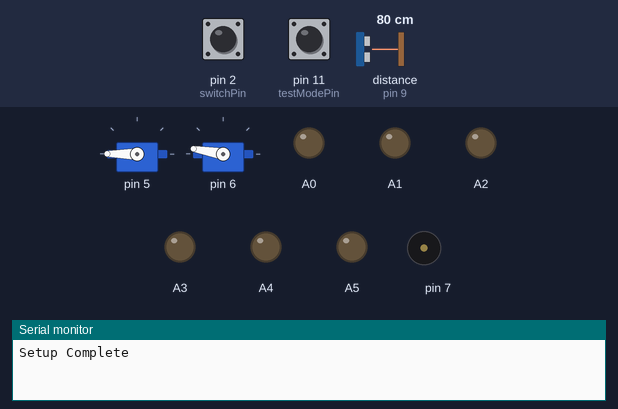
Recording of a sketch running on a simulated Arduino Nano, built with avr-gcc and run on an emulated ATmega328P. On the bench: 2 × servo, output pins drawn as LEDs (lit = HIGH), buzzer (waves = sounding), the last lines printed to the serial monitor. Wiring (inferred from the names in the program): ultrasonic range finder: trigger pin 8; echo pin 9. Dashed ring = blinking. Inputs (shaded band) come from the test bench; at power-on: pin 2 (switchPin) HIGH, distance to the obstacle (sensor on pin 9) 80 cm, pin 11 (testModePin) HIGH. Random numbers use the default seed unless the sketch sets one; pins used as bus, display or sensor lines are not drawn.

Above: at 1.2 s.
1.3 s: pin 2 (switchPin) pulled LOW for 0.15 s
At 2.2 s:
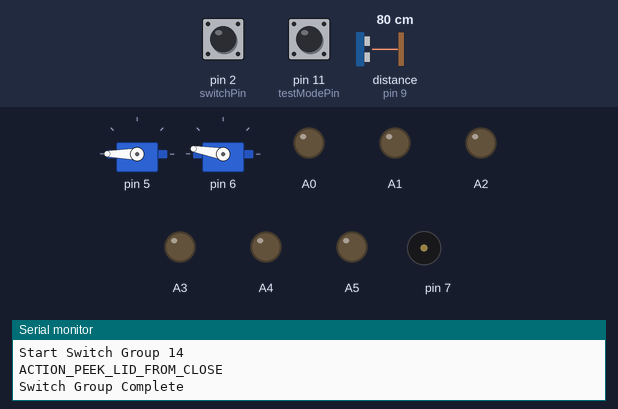
3.0 s: distance to the obstacle (sensor on pin 9) set to 17 cm
4.5 s: distance to the obstacle (sensor on pin 9) set to 14 cm
At 7.49 s:
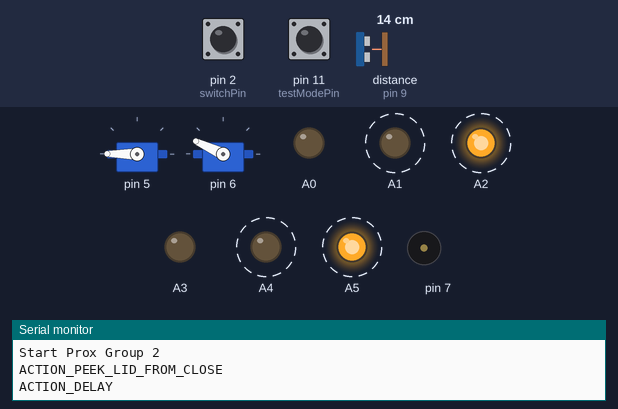
7.5 s: pin 2 (switchPin) pulled LOW for 1 s
10.0 s: pin 2 (switchPin) pulled LOW for 3.2 s
At 12.28 s:
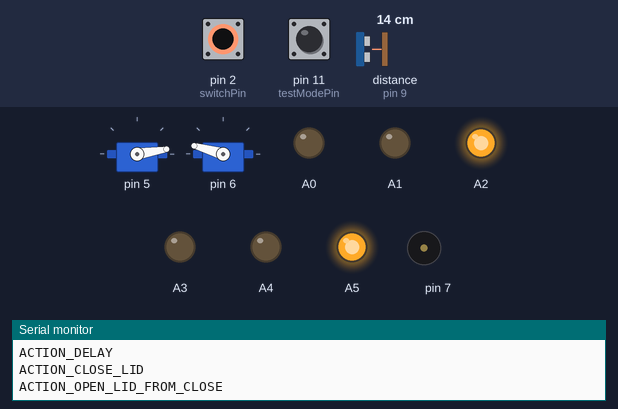
14.7 s: pin 2 (switchPin) pulled LOW for 1 s
At 15.01 s:
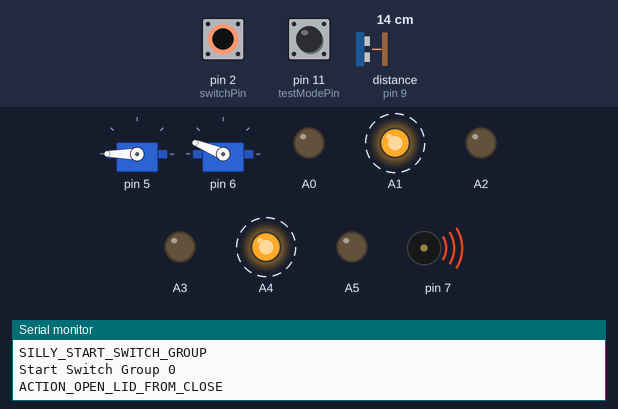
Timing chart, 0 to 17.7 s (numbered marks = the images above; inputs shaded):
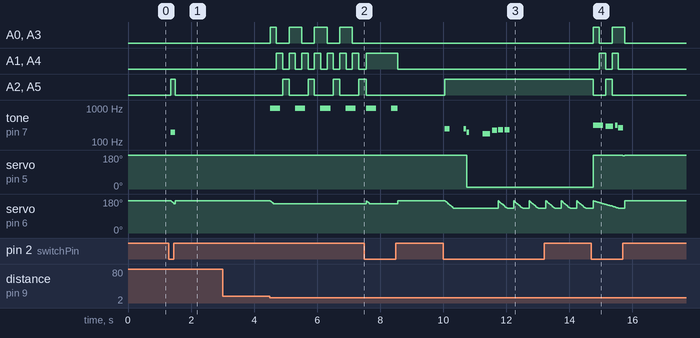

The sketch:

silly_box.ino
```cpp
/////////////////////////////////////////////////////////////////////////////////////////////
//
// "Silly Box" Project,  created by Todd Lumpkin
//
// This is a "useless box" project with some added personality!  It is based on
// the Arduino useless box project found at:
//
//    https://create.arduino.cc/projecthub/viorelracoviteanu/useless-box-with-arduino-d67b47
//
// However, I added light, sound, and an ultrasonic sensor for proximity detection.  I also
// created new software in C++ and "table-ized" all of the light, sound, and movement
// sequences in order to make them easily modifiable and executable in parallel.
//
// In it's current state the software still fits in an Arduino Uno or Nano but the concession
// is that most of the tables are placed in PROGMEM.  This results in a little bit of
// shenanigans when accessing the tables since PROGMEM has to be accessed with special
// functions.
//
// Tables.cpp file contains all of the tables for the light, sound, and movement
// sequences. Instructions on modifying and creating new sequences are found in the
// tables.cpp and action.h files.
//
/////////////////////////////////////////////////////////////////////////////////////////////

/////////////////////////////////////////////////////////////////////////////////////////////
//
//  Copyright 2021, Todd W. Lumpkin
//
//  This file is part of the "Silly Box" program.
//
//  "Silly Box" is free software: you can redistribute it and/or modify it under the terms
//  of the GNU General Public License as published by the Free Software Foundation,
//  version 3 of the License.
//
//  "Silly Box" is distributed in the hope that it will be useful, but WITHOUT ANY WARRANTY;
//  without even the implied warranty of MERCHANTABILITY or FITNESS FOR A PARTICULAR PURPOSE.
//  See the GNU General Public License for more details.
//
//  You should have received a copy of the GNU General Public License along with "Silly Box"
//  in a file named gpl-3.0.txt.  If not, see <https://www.gnu.org/licenses/>.
//
/////////////////////////////////////////////////////////////////////////////////////////////

// Define preprocessor DEBUG to enable debug output.  Also, be sure to use the F macro when
// printing strings in order to save RAM.

#define DEBUG

#include "sequence.h"
#include "movesequence.h"
#include "ledsequence.h"
#include "soundsequence.h"
#include "group.h"
#include "debug.h"

// Front switch pin
const int switchPin = 2;

// Idle timer.  If there is no activity for the timeout period then
// a sequence will be executed.  This is to remind the human to turn
// the power switch off.
const unsigned long idleTimeoutMs = 5 * 60 * 1000L; // 5 minutes

// Front switch action
enum switchActionEnum
{
  NO_CHANGE,
  TRANS_TO_ON,
  TRANS_TO_OFF
};

enum sillyStateEnum
{
  SILLY_IDLE,
  SILLY_START_SWITCH_GROUP,
  SILLY_EXEC_SWITCH_GROUP,
  SILLY_EXEC_PROX_GROUP,
};

// Test Mode pin
const int testModePin = 11;

// Group tables
extern group switchGroupTable[];
extern const int numSwitchGroups;
extern group proxGroupTable[];
extern const int numProxGroups;

// Test mode group
extern group testMode;

/////////////////////////////////////////////////////////////////////////////////////////////
//
// switchActionCheck()
//
// Read the switch and determine if it has transitioned.  We don't really care about the
// 'state' of the switch but only changes in state.  FYI, this is the only place you will
// find a delay() in this code.  Every other delay is timed using the millis() function.
// The reason it is done here is because it is a quick and dirty way of ignoring switch
// bounce.  Since the switch is transitioning anyway I don't worry with affecting the
// timing of the sequences since a transition usually means a sequence group is beginning
// or ending.
//
// NOTE: This should be called every time loop() is executed
//
// Why am I returning an 'int' rather than a 'switchActionEnum'?  Good question! I used
// https://www.tinkercad.com/ to debug a lot of this code.  For some unexplained reason
// tinkercad compilation barfed on returning a switchActionEnum whereas the IDE compiler
// did not.  I left it this way for tinkercad.
//
/////////////////////////////////////////////////////////////////////////////////////////////

int switchActionCheck()
{
  static byte lastSwitchState = digitalRead(switchPin);
  byte currentSwitchState = digitalRead(switchPin);
  switchActionEnum switchAction = NO_CHANGE;

  if (currentSwitchState != lastSwitchState)
  {
    delay(50); // debounce
    lastSwitchState = currentSwitchState;
    if (currentSwitchState == LOW)
    {
      // Switch has transitioned to on
      switchAction = TRANS_TO_ON;
    }
    else // currentSwitchState == HIGH
    {
      // Switch has transitioned to off
      switchAction = TRANS_TO_OFF;
    }
  }
  return switchAction;
}

/////////////////////////////////////////////////////////////////////////////////////////////
//
// setup()
//
// Arduino required setup() function for hardware and software initialization
//
/////////////////////////////////////////////////////////////////////////////////////////////

void setup()
{
  // Serial debug
  DebugInit(115200);

  // Switch pin input
  pinMode(switchPin, INPUT_PULLUP);

  // Random number seeding
  randomSeed(analogRead(A0));

  // Static setup of hardware
  proximitySensor::setup(); // Proximity sensor initialization
  moveSequence::setup();    // Movement hardware (servo) initialization
  ledSequence::setup();     // LED hardware initialization

  DebugPrintln(F("Setup Complete"));

  //
  // Test mode can only be entered if the testModePin is grounded at power up.
  //
  pinMode(testModePin, INPUT_PULLUP);
  if (digitalRead(testModePin) == LOW)
  {
    DebugPrintln(F("********** ENTERING TEST MODE ************"));
    // Set servos to lid fully opened and arm fully extended.  This allows control horns on the
    // servos to be set to the proper angles.
    moveSequence::lidServo.write(moveSequence::lidOpenedAngle);
    delay(1000);
    moveSequence::armServo.write(moveSequence::armExtendedAngle);
    while(1); // park here until reset
  }
}

/////////////////////////////////////////////////////////////////////////////////////////////
//
// loop()
//
// Arduino required loop() function.  Called on a continuous basis by the Arduino system
// software.
//
/////////////////////////////////////////////////////////////////////////////////////////////

//
// A couple of definitions:
//
//   "Proximity (Prox) Group" is a group of sequences executed when the ultrasonic
//   sensor has detected an object (probably a hand) approaching the switch.
//
//   "Switch Group" is a group of sequences executed when the front switch has
//   been turned ON.
//

void loop()
{
  ///////////////////////////////////////////////////////////////////////////////////////////
  // These static variables are retained between calls to loop() in order to provide context
  // for the state of the silly box.  Defined here to limit scope.
  ///////////////////////////////////////////////////////////////////////////////////////////

  static sillyStateEnum sillyState = SILLY_IDLE; // Silly Box state
  static int switchGroupIndex;  // currently processing switch group
  static int proxGroupIndex;    // currently processing prox group
  static unsigned long prevIdleMs = millis(); // idle timer milliseconds

  ///////////////////////////////////////////////////////////////////////////////////////////
  // Process the current state of the silly box
  ///////////////////////////////////////////////////////////////////////////////////////////

  // Get front switch action. Must be called every time through loop()!
  switchActionEnum switchAction = (switchActionEnum) switchActionCheck();
  unsigned long currMs = millis();

  switch (sillyState)
  {
    //
    // State SILLY_IDLE waits for the human to cause something to happen
    //
    case SILLY_IDLE:
      if (switchAction == TRANS_TO_ON)
      {
        // A human has turned the switch on so execute a switch group
        prevIdleMs = currMs;
        sillyState = SILLY_START_SWITCH_GROUP;
      }
      else if (proxSensor.proximityAlertCheck()
      ||  (currMs - prevIdleMs) > idleTimeoutMs)
      {
        // Switch has not transitioned but either a human is
        // approaching the switch or there has been a long idle time
        // so begin the harassment procedure.
        prevIdleMs = currMs;
        proxGroupIndex = random(numProxGroups);
        DebugPrint(F("Start Prox Group "));
        DebugPrintln(proxGroupIndex);
        proxGroupTable[proxGroupIndex].start();
        sillyState = SILLY_EXEC_PROX_GROUP;
      }
      break;

    //
    // State SILLY_START_SWITCH_GROUP chooses a random switch group and starts it
    //
    case SILLY_START_SWITCH_GROUP:
      DebugPrintln(F("SILLY_START_SWITCH_GROUP"));
      switchGroupIndex = random(numSwitchGroups);
      DebugPrint(F("Start Switch Group "));
      DebugPrintln(switchGroupIndex);
      switchGroupTable[switchGroupIndex].start();
      sillyState = SILLY_EXEC_SWITCH_GROUP;
      break;

    //
    // State SILLY_EXEC_SWITCH_GROUP executes a switch group until either the human turns off
    // the switch or the switch group completes
    //
    case SILLY_EXEC_SWITCH_GROUP:
      // If the switch was turned off and the sequence has not yet attempted to turn off the switch
      // then a human turned the switch off before the arm servo had a chance to.  If so, stop the
      // current group.  Otherwise continue executing the group until it is complete
      if (switchAction == TRANS_TO_OFF && !switchGroupTable[switchGroupIndex].getSwitchOffAttempted()
      ||  switchGroupTable[switchGroupIndex].loop() == group::GROUP_COMPLETE)
      {
        DebugPrintln(F("Switch Group Complete"));
        switchGroupTable[switchGroupIndex].reset();
        sillyState = SILLY_IDLE;
      }
      else if (switchAction == TRANS_TO_ON)
      {
        switchGroupTable[switchGroupIndex].reset();
        sillyState = SILLY_START_SWITCH_GROUP;
      }
      break;

    //
    // State SILLY_EXEC_PROX_GROUP executes a prox group until either the human turns on
    // the switch or the switch group completes
    //
    case SILLY_EXEC_PROX_GROUP:
      if (switchAction == TRANS_TO_ON)
      {
        // Human was brave enough to mo e the switch anyhow.
        proxGroupTable[proxGroupIndex].reset();
        sillyState = SILLY_START_SWITCH_GROUP;
      }
      else if (proxGroupTable[proxGroupIndex].loop() == group::GROUP_COMPLETE)
      {
        DebugPrintln(F("Prox Group Complete"));
        proxGroupTable[proxGroupIndex].reset();
        sillyState = SILLY_IDLE;
      }
      break;

    default:
      // !!!!!!!!!!!!!!!!!!!!!!  SHOULD NEVER HAPPEN  !!!!!!!!!!!!!!!!!!!!!!
      DebugPrintln(F("ERROR: Invalid sillyState value!!! Resetting to idle state..."));
      sillyState = SILLY_IDLE;
      break;
  }
}
```

action.h
```cpp
/////////////////////////////////////////////////////////////////////////////////////////////
//
// Sequence actions and associated constants
//
/////////////////////////////////////////////////////////////////////////////////////////////

/////////////////////////////////////////////////////////////////////////////////////////////
//
//  Copyright 2021, Todd W. Lumpkin
//
//  This file is part of the "Silly Box" program.
//
//  "Silly Box" is free software: you can redistribute it and/or modify it under the terms
//  of the GNU General Public License as published by the Free Software Foundation,
//  version 3 of the License.
//
//  "Silly Box" is distributed in the hope that it will be useful, but WITHOUT ANY WARRANTY;
//  without even the implied warranty of MERCHANTABILITY or FITNESS FOR A PARTICULAR PURPOSE.
//  See the GNU General Public License for more details.
//
//  You should have received a copy of the GNU General Public License along with "Silly Box"
//  in a file named gpl-3.0.txt.  If not, see <https://www.gnu.org/licenses/>.
//
/////////////////////////////////////////////////////////////////////////////////////////////

#pragma once
#include "Arduino.h"

enum actionType
{
//  Action Enum                                      Data1                      Data2                         Data3
//  ---------------------------------------------------------------------------------------------------------------------------------------
    // Generic Actions
    ACTION_DELAY,                                 // Delay (ms)                 Not Used                      Not Used
    ACTION_LAST_GENERIC,                          // [placeholder only]

    // Move Actions
    ACTION_OPEN_LID,                              // Not Used                   Not Used                      Not Used
    ACTION_CLOSE_LID,                             // Not Used                   Not Used                      Not Used
    ACTION_MOVE_LID,                              // Start angle                End angle                     Delay(ms) between degrees
    ACTION_PEEK_LID_FROM_CLOSE,                   // Peek angle offset degrees  Delay(ms) between degrees
    ACTION_CLOSE_LID_FROM_PEEK,                   // Peek angle offset degrees  Delay(ms) between degrees
    ACTION_OPEN_LID_FROM_CLOSE,                   // Delay(ms) between degrees  Not Used                      Not Used
    ACTION_CLOSE_LID_FROM_OPEN,                   // Delay(ms) between degrees  Not Used                      Not Used
    ACTION_EXTEND_ARM,                            //
    ACTION_RETRACT_ARM,                           //
    ACTION_MOVE_ARM,                              // Start angle                End angle                     Delay(ms) between degrees
    ACTION_EXTEND_ARM_FROM_RETRACTED,             // Delay(ms) between degrees  Not Used                      Not Used
    ACTION_ALMOST_EXTEND_ARM_FROM_RETRACTED,      // Delay(ms) between degrees  Not Used                      Not Used
    ACTION_RETRACT_ARM_FROM_EXTENDED,             // Delay(ms) between degrees  Not Used                      Not Used

    // LED Actions
    ACTION_SET_LED,                               // LEFT, RIGHT, or ALL_LEDS   LED color (from color.h)      Not Used
    ACTION_TRANS_LED,                             // LEFT, RIGHT, or ALL_LEDS   End LED color (from color.h)  Delay(ms) between increments

    // Sound Actions
    PITCH_B0  = 31,                               // NOTE_XXX (see below)       Not Used                      Not Used
    PITCH_C1  = 33,                               // ^^^^^^^^^^^^^^^^^^^^ Same for all PITCH_XXX
    PITCH_CS1 = 35,
    PITCH_D1  = 37,
    PITCH_DS1 = 39,
    PITCH_EF1 = 39,
    PITCH_E1  = 41,
    PITCH_F1  = 44,
    PITCH_FS1 = 46,
    PITCH_G1  = 49,
    PITCH_GS1 = 52,
    PITCH_AF1 = 52,
    PITCH_A1  = 55,
    PITCH_AS1 = 58,
    PITCH_BF1 = 58,
    PITCH_B1  = 62,
    PITCH_C2  = 65,
    PITCH_CS2 = 69,
    PITCH_D2  = 73,
    PITCH_DS2 = 78,
    PITCH_EF2 = 78,
    PITCH_E2  = 82,
    PITCH_F2  = 87,
    PITCH_FS2 = 93,
    PITCH_GF2 = 93,
    PITCH_G2  = 98,
    PITCH_GS2 = 104,
    PITCH_AF2 = 104,
    PITCH_A2  = 110,
    PITCH_AS2 = 117,
    PITCH_BF2 = 117,
    PITCH_B2  = 123,
    PITCH_C3  = 131,
    PITCH_CS3 = 139,
    PITCH_D3  = 147,
    PITCH_DS3 = 156,
    PITCH_EF3 = 156,
    PITCH_E3  = 165,
    PITCH_F3  = 175,
    PITCH_FS3 = 185,
    PITCH_GF3 = 185,
    PITCH_G3  = 196,
    PITCH_GS3 = 208,
    PITCH_AF3 = 208,
    PITCH_A3  = 220,
    PITCH_AS3 = 233,
    PITCH_BF3 = 233,
    PITCH_B3  = 247,
    PITCH_C4  = 262,
    PITCH_CS4 = 277,
    PITCH_D4  = 294,
    PITCH_DS4 = 311,
    PITCH_EF4 = 311,
    PITCH_E4  = 330,
    PITCH_F4  = 349,
    PITCH_FS4 = 370,
    PITCH_GF4 = 370,
    PITCH_G4  = 392,
    PITCH_GS4 = 415,
    PITCH_AF4 = 415,
    PITCH_A4  = 440,
    PITCH_AS4 = 466,
    PITCH_BF4 = 466,
    PITCH_B4  = 494,
    PITCH_C5  = 523,
    PITCH_CS5 = 554,
    PITCH_D5  = 587,
    PITCH_DS5 = 622,
    PITCH_EF5 = 622,
    PITCH_E5  = 659,
    PITCH_F5  = 698,
    PITCH_FS5 = 740,
    PITCH_G5  = 784,
    PITCH_GS5 = 831,
    PITCH_AF5 = 831,
    PITCH_A5  = 880,
    PITCH_AS5 = 932,
    PITCH_BF5 = 932,
    PITCH_B5  = 988,
    PITCH_C6  = 1047,
    PITCH_CS6 = 1109,
    PITCH_D6  = 1175,
    PITCH_DS6 = 1245,
    PITCH_EF6 = 1245,
    PITCH_E6  = 1319,
    PITCH_F6  = 1397,
    PITCH_FS6 = 1480,
    PITCH_G6  = 1568,
    PITCH_GS6 = 1661,
    PITCH_AF6 = 1661,
    PITCH_A6  = 1760,
    PITCH_AS6 = 1865,
    PITCH_BF6 = 1865,
    PITCH_B6  = 1976,
    PITCH_C7  = 2093,
    PITCH_CS7 = 2217,
    PITCH_D7  = 2349,
    PITCH_DS7 = 2489,
    PITCH_EF7 = 2489,
    PITCH_E7  = 2637,
    PITCH_F7  = 2794,
    PITCH_FS7 = 2960,
    PITCH_G7  = 3136,
    PITCH_GS7 = 3322,
    PITCH_AF7 = 3322,
    PITCH_A7  = 3520,
    PITCH_AS7 = 3729,
    PITCH_BF7 = 3729,
    PITCH_B7  = 3951,
    PITCH_C8  = 4186,
    PITCH_CS8 = 4435,
    PITCH_D8  = 4699,
    PITCH_DS8 = 4978,
    PITCH_REST,
    TEMPO,                                        // TEMPO_XXX (see below)        Not Used                      Not Used
    NEW_TEMPO = TEMPO,                            // TEMPO_XXX (see below)        Not Used                      Not Used
    ARTICULATE,                                   // ARTICULATE_XXX (see below)   Not Used                      Not Used
    ACTION_END
};

// TEMPO
const uint32_t TEMPO_PRESTO = 200; // BPM
const uint32_t TEMPO_ALLEGRO = 150;
const uint32_t TEMPO_MODERATO = 125;
const uint32_t TEMPO_ANDANTE = 100;
const uint32_t TEMPO_ADAGIO = 75;
const uint32_t TEMPO_LARGHETTO = 60;
const uint32_t TEMPO_LARGO = 40;

// NOTE
const uint32_t NOTE_WHOLE = 32; // multiplier based on 32nd note
const uint32_t NOTE_DOT_HALF = 24;
const uint32_t NOTE_HALF = 16;
const uint32_t NOTE_DOT_QTR = 12;
const uint32_t NOTE_QTR = 8;
const uint32_t NOTE_DOT_8TH = 6;
const uint32_t NOTE_8TH = 4;
const uint32_t NOTE_DOT_16TH = 3;
const uint32_t NOTE_16TH = 2;
const uint32_t NOTE_32ND = 1;

// ARTICULATE
const uint32_t ARTICULATE_TENUDO = 100; // Percent of note length
const uint32_t ARTICULATE_STACCATO = 80;
const uint32_t ARTICULATE_LEGATO = 95;
```

Source omitted: color.h (1976 bytes), debug.h (1325 bytes), group.cpp (3507 bytes), group.h (1654 bytes), ledsequence.cpp (8607 bytes), ledsequence.h (2112 bytes), movesequence.cpp (9218 bytes), movesequence.h (2452 bytes), proximity.cpp (4092 bytes), proximity.h (1782 bytes), sequence.cpp (4443 bytes), sequence.h (3295 bytes) and 3 more

Measured:
- the behaviour switches between 16 and 15 cm on distance to the obstacle (sensor on pin 9) (found by bisection; images 1 and 2)
- after the input at 1.3 s, A2, A5: LOW → HIGH after 0.05 s, → LOW 0.15 s later; tone on pin 7: silent → 196 Hz after 0.05 s, → silent 0.15 s later
- after the input at 3.0 s, every drawn part: stays the same
- after the input at 4.5 s, A0: LOW → HIGH at once, then repeats every 0.80 s: LOW 0.40 s, HIGH 0.40 s; A1: alternates HIGH for 0.20 s and LOW for 0.20 s, starting after 0.21 s
- after the input at 10.0 s, A2, A5: LOW → HIGH after 0.05 s
- after the input at 14.7 s, A0, A3: LOW → HIGH after 0.05 s, → LOW 0.20 s later, → HIGH 0.40 s later, → LOW 0.40 s later; A1, A4: alternates HIGH for 0.20 s and LOW for 0.20 s, 4 changes in all, then stays LOW, starting after 0.25 s; tone on pin 7: plays 311 Hz for 0.32 s, 294 Hz for 0.24 s, 311 Hz for 0.08 s, 262 Hz for 0.16 s, starting after 0.05 s
